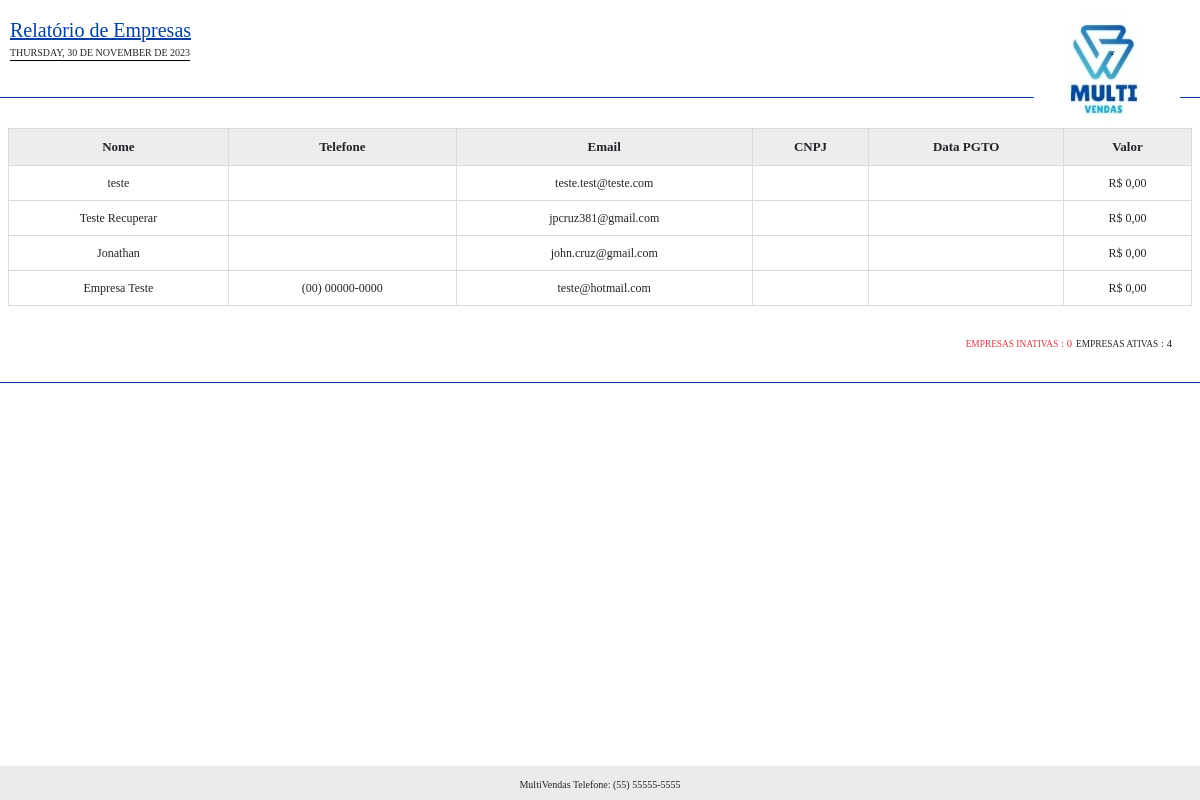
The page /rel/empresas.php on the database as committed earlier.
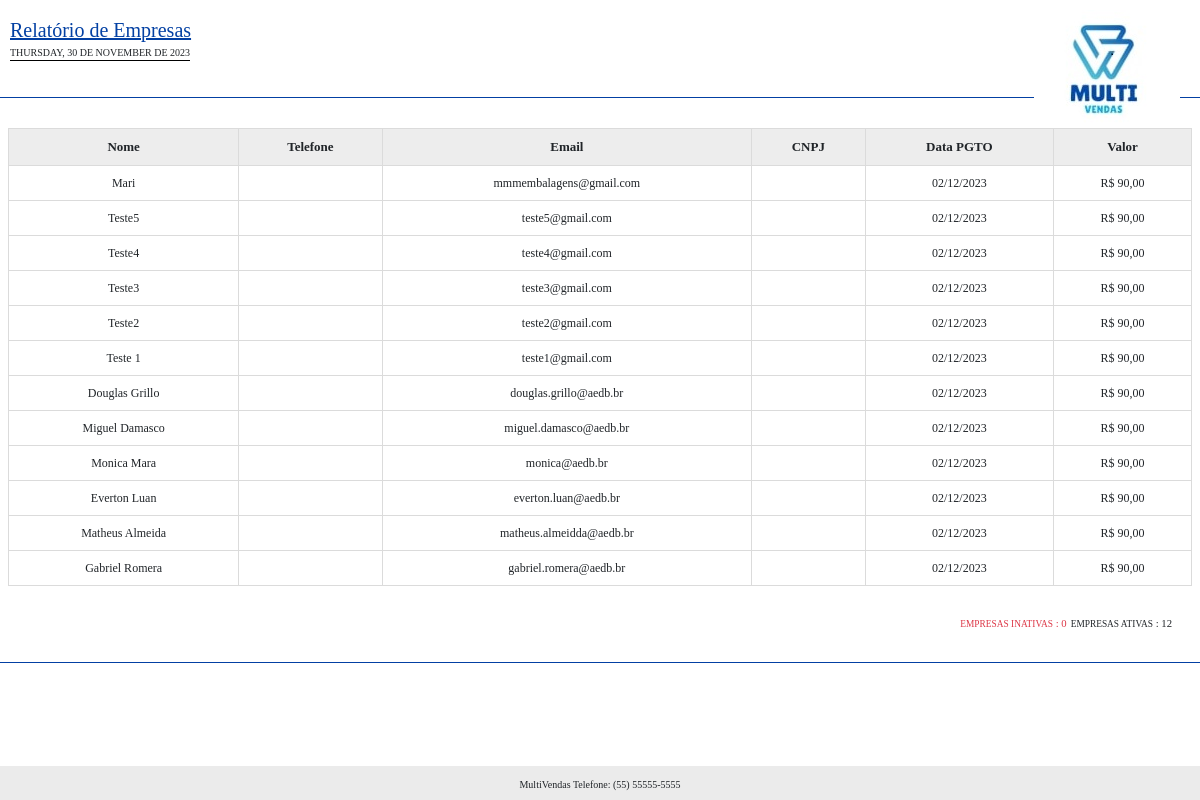
The same page on the database as committed later.
### tables this page shows
CREATE TABLE `empresas` (
  `id` int(11) NOT NULL,
  `nome` varchar(50) NOT NULL,
  `telefone` varchar(20) NOT NULL,
  `email` varchar(50) DEFAULT NULL,
  `cpf` varchar(20) DEFAULT NULL,
  `cnpj` varchar(20) DEFAULT NULL,
  `ativo` varchar(5) NOT NULL,
  `data_cad` date DEFAULT NULL,
  `data_pgto` date DEFAULT NULL,
  `valor` decimal(8,2) DEFAULT NULL,
  `endereco` varchar(100) DEFAULT NULL
);

CREATE TABLE `config` (
  `id` int(11) NOT NULL,
  `empresa` int(11) NOT NULL,
  `nome_sistema` varchar(50) NOT NULL,
  `telefone_sistema` varchar(20) DEFAULT NULL,
  `email_sistema` varchar(50) DEFAULT NULL,
  `tipo_rel` varchar(5) NOT NULL,
  `dias_bloqueio` int(11) NOT NULL,
  `msg_bloqueio` varchar(255) DEFAULT NULL,
  `foto_rel` varchar(100) DEFAULT NULL,
  `tipo_desconto` varchar(20) DEFAULT NULL,
  `comissao` int(11) NOT NULL,
  `endereco_sistema` varchar(100) DEFAULT NULL,
  `cnpj_sistema` varchar(25) DEFAULT NULL
);

### conexao.php (called while the page is built, shortened)
<?php
$url_sistema = "http://$_SERVER[HTTP_HOST]/";
$url = explode("//", $url_sistema);
if($url[1] == 'localhost/'){
	$url_sistema = "http://$_SERVER[HTTP_HOST]/tcc/";
}
 ?>

### rel/empresas.php (the view, shortened to what this page needs)
<?php
include('../conexao.php');
$query = $pdo->query("SELECT * FROM config WHERE empresa = 0");
$res = $query->fetchAll(PDO::FETCH_ASSOC);
$nome_sistema = $res[0]['nome_sistema'];
$telefone_sistema = $res[0]['telefone_sistema'];
$data_hoje = utf8_encode(strftime('%A, %d de %B de %Y', strtotime('today')));
?>
<!DOCTYPE html>
<html>
<head>
	<link href="https://cdn.jsdelivr.net/npm/bootstrap@5.0.0/dist/css/bootstrap.min.css" rel="stylesheet">
</head>
<body>
	<div class="titulo_cab titulo_img"><u>Relatório de Empresas </u></div>
	<div class="data_img"><?php echo mb_strtoupper($data_hoje) ?></div>
	<img class="imagem" style="height: 50; width:auto"  src="<?php echo $url_sistema ?>img/logo-rel.jpg">
	<br><br><br>
	<div class="cabecalho" style="border-bottom: solid 1px #0340a3">
	</div>
	<div class="mx-2" >
		<?php
		$query = $pdo->query("SELECT * FROM empresas ORDER BY id desc");
	$res = $query->fetchAll(PDO::FETCH_ASSOC);
	$total_reg = @count($res);
	if($total_reg > 0){
		 ?>
	<table class="table table-striped borda" cellpadding="6">
  <thead>
    <tr align="center">
      <th>Nome</th>
		<th class="esc">Telefone</th>
		<th class="esc">Email</th>
		<th class="esc">CNPJ</th>
		<th class="esc">Data PGTO</th>
		<th class="esc">Valor</th>
    </tr>
  </thead>
  <tbody>
  	<?php
  	$emp_ativas = 0;
  	$emp_inativas = 0;
  	for($i=0; $i < $total_reg; $i++){
$nome = $res[$i]['nome'];
$telefone = $res[$i]['telefone'];
$email = $res[$i]['email'];
$cnpj = $res[$i]['cnpj'];
$ativo = $res[$i]['ativo'];
$data_pgto = $res[$i]['data_pgto'];
$valor = $res[$i]['valor'];
$valorF = number_format($valor, 2, ',', '.');
$data_pgtoF = implode('/', array_reverse(explode('-', $data_pgto)));
if($ativo == 'Sim'){
	$classe_ativo = '';
	$emp_ativas += 1;
}else{
	$icone = 'fa-square-o';
	$titulo_link = 'Ativar Item';
	$acao = 'Sim';
	$classe_ativo = '#c4c4c4';
	$emp_inativas += 1;
}
  	 ?>
    <tr align="center" class="<?php echo $alerta_estoque ?>">
      <tr style="color:<?php echo $classe_ativo ?>">
<td><?php echo $nome ?></td>
<td class="esc"><?php echo $telefone ?></td>
<td class="esc"><?php echo $email ?></td>
<td class="esc"><?php echo $cnpj ?></td>
<td class="esc"><?php echo $data_pgtoF ?></td>
<td class="esc">R$ <?php echo $valorF ?></td>
    </tr>
<?php } ?>
  </tbody>
</table>
<?php }else{
echo 'Não possuem registros para serem exibidos!';
exit();
} ?>
	</div>
	<div class="col-md-12 p-2">
		<div class="" align="right" style="margin-right: 20px">
			<span class="text-danger"> <small><small><small><small>EMPRESAS INATIVAS</small> : <?php echo @$emp_inativas ?></small></small></small>  </span>
		<span class=""> <small><small><small><small>EMPRESAS ATIVAS</small> : <?php echo @$emp_ativas ?></small></small></small>  </span>
		</div>
	</div>
	<div class="cabecalho" style="border-bottom: solid 1px #0340a3">
	</div>
	<div class="footer"  align="center">
		<span style="font-size:10px"><?php echo $nome_sistema ?> Telefone: <?php echo $telefone_sistema ?></span>
	</div>
</body>
</html>

### rel/empresas.php (style rules this page uses)
body { margin-top:5px; font-family:Times, "Times New Roman", Georgia, serif; }
.footer { margin-top:20px; width:100%; background-color: #ebebeb; padding:5px; position:absolute; bottom:0; }
.cabecalho { padding:10px; margin-bottom:30px; width:100%; font-family:Times, "Times New Roman", Georgia, serif; }
.titulo_cab { color:#0340a3; font-size:20px; }
.imagem { width: 190px; position:absolute; right:20px; top:10px; }
.titulo_img { position: absolute; margin-top: 10px; margin-left: 10px; }
.data_img { position: absolute; margin-top: 40px; margin-left: 10px; border-bottom:1px solid #000; font-size: 10px; }
table.borda { border-collapse: collapse; background: #FFF; font-size:12px; vertical-align:middle; }
table.borda td { border: 1px solid #dbdbdb; }
table.borda th { border: 1px solid #dbdbdb; background: #ededed; font-size:13px; }
table { width:100%; text-align: center; }
.text-danger { color:red; }
.mx-2 { margin:0px 10px; }

Rows that differ between the two databases and show on the page:
removed empresas: nome "teste", email "teste.test@teste.com", valorF "0,00"
removed empresas: nome "Teste Recuperar", email "jpcruz381@gmail.com", valorF "0,00"
removed empresas: nome "Jonathan", email "john.cruz@gmail.com", valorF "0,00"
removed empresas: nome "Empresa Teste", telefone "(00) 00000-0000", email "teste@hotmail.com", valorF "0,00"
added empresas: nome "Mari", email "mmmembalagens@gmail.com", data_pgto "02/12/2023", valor "90,00"
added empresas: nome "Teste5", email "teste5@gmail.com", data_pgto "02/12/2023", valor "90,00"
added empresas: nome "Teste4", email "teste4@gmail.com", data_pgto "02/12/2023", valor "90,00"
added empresas: nome "Teste3", email "teste3@gmail.com", data_pgto "02/12/2023", valor "90,00"
added empresas: nome "Teste2", email "teste2@gmail.com", data_pgto "02/12/2023", valor "90,00"
added empresas: nome "Teste 1", email "teste1@gmail.com", data_pgto "02/12/2023", valor "90,00"
added empresas: nome "Douglas Grillo", email "douglas.grillo@aedb.br", data_pgto "02/12/2023", valor "90,00"
added empresas: nome "Miguel Damasco", email "miguel.damasco@aedb.br", data_pgto "02/12/2023", valor "90,00"
added empresas: nome "Monica Mara", email "monica@aedb.br", data_pgto "02/12/2023", valor "90,00"
added empresas: nome "Everton Luan", email "everton.luan@aedb.br", data_pgto "02/12/2023", valor "90,00"
added empresas: nome "Matheus Almeida", email "matheus.almeidda@aedb.br", data_pgto "02/12/2023", valor "90,00"
added empresas: nome "Gabriel Romera", email "gabriel.romera@aedb.br", data_pgto "02/12/2023", valor "90,00"
Other text that changed with them:
text no longer shown: "4"
text now shown: "12"
